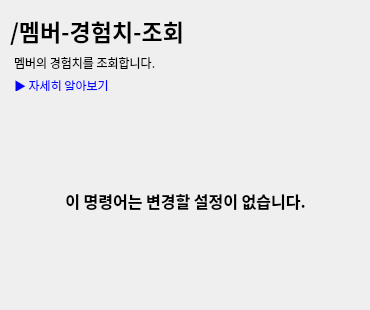
   <widget class="QWidget" name="checkExperience">
    <widget class="QTextBrowser" name="addWarnDescriptionTextBrowser_7">
     <property name="geometry">
      <rect>
       <x>10</x>
       <y>50</y>
       <width>251</width>
       <height>41</height>
      </rect>
     </property>
     <property name="font">
      <font>
       <family>맑은 고딕</family>
      </font>
     </property>
     <property name="styleSheet">
      <string notr="true">background: transparent; border: none;</string>
     </property>
     <property name="verticalScrollBarPolicy">
      <enum>Qt::ScrollBarAlwaysOff</enum>
     </property>
     <property name="horizontalScrollBarPolicy">
      <enum>Qt::ScrollBarAlwaysOff</enum>
     </property>
     <property name="html">
      <string>&lt;!DOCTYPE HTML PUBLIC &quot;-//W3C//DTD HTML 4.0//EN&quot; &quot;http://www.w3.org/TR/REC-html40/strict.dtd&quot;&gt;
&lt;html&gt;&lt;head&gt;&lt;meta name=&quot;qrichtext&quot; content=&quot;1&quot; /&gt;&lt;style type=&quot;text/css&quot;&gt;
p, li { white-space: pre-wrap; }
&lt;/style&gt;&lt;/head&gt;&lt;body style=&quot; font-family:'맑은 고딕','맑은 고딕'; font-size:9pt; font-weight:400; font-style:normal;&quot;&gt;
&lt;p style=&quot; margin-top:0px; margin-bottom:5px; margin-left:0px; margin-right:0px; -qt-block-indent:0; text-indent:0px;&quot;&gt;멤버의 경험치를 조회합니다.&lt;/p&gt;
&lt;p style=&quot; margin-top:0px; margin-bottom:5px; margin-left:0px; margin-right:0px; -qt-block-indent:0; text-indent:0px;&quot;&gt;&lt;a href=&quot;https://github.com/pandamgay/gui_discord_bot/blob/main/commands.md#14&quot;&gt;&lt;span style=&quot; text-decoration: underline; color:#0000ff;&quot;&gt;▶ 자세히 알아보기&lt;/span&gt;&lt;/a&gt;&lt;/p&gt;&lt;/body&gt;&lt;/html&gt;</string>
     </property>
    </widget>
    <widget class="QLabel" name="titleLabel_6">
     <property name="geometry">
      <rect>
       <x>10</x>
       <y>10</y>
       <width>201</width>
       <height>41</height>
      </rect>
     </property>
     <property name="font">
      <font>
       <family>맑은 고딕</family>
       <pointsize>17</pointsize>
       <weight>75</weight>
       <bold>true</bold>
      </font>
     </property>
     <property name="text">
      <string>/멤버-경험치-조회</string>
     </property>
    </widget>
    <widget class="QWidget" name="verticalLayoutWidget_6">
     <property name="geometry">
      <rect>
       <x>10</x>
       <y>100</y>
       <width>351</width>
       <height>201</height>
      </rect>
     </property>
     <layout class="QVBoxLayout" name="verticalLayout_8" stretch="0,0,0">
      <property name="sizeConstraint">
       <enum>QLayout::SetDefaultConstraint</enum>
      </property>
      <item>
       <spacer name="verticalSpacer_13">
        <property name="orientation">
         <enum>Qt::Vertical</enum>
        </property>
        <property name="sizeHint" stdset="0">
         <size>
          <width>20</width>
          <height>40</height>
         </size>
        </property>
       </spacer>
      </item>
      <item>
       <widget class="QLabel" name="label_8">
        <property name="font">
         <font>
          <family>맑은 고딕</family>
          <pointsize>12</pointsize>
          <weight>75</weight>
          <bold>true</bold>
         </font>
        </property>
        <property name="text">
         <string>이 명령어는 변경할 설정이 없습니다.</string>
        </property>
        <property name="alignment">
         <set>Qt::AlignCenter</set>
        </property>
       </widget>
      </item>
      <item>
       <spacer name="verticalSpacer_14">
        <property name="orientation">
         <enum>Qt::Vertical</enum>
        </property>
        <property name="sizeHint" stdset="0">
         <size>
          <width>20</width>
          <height>40</height>
         </size>
        </property>
       </spacer>
      </item>
     </layout>
    </widget>
   </widget>
